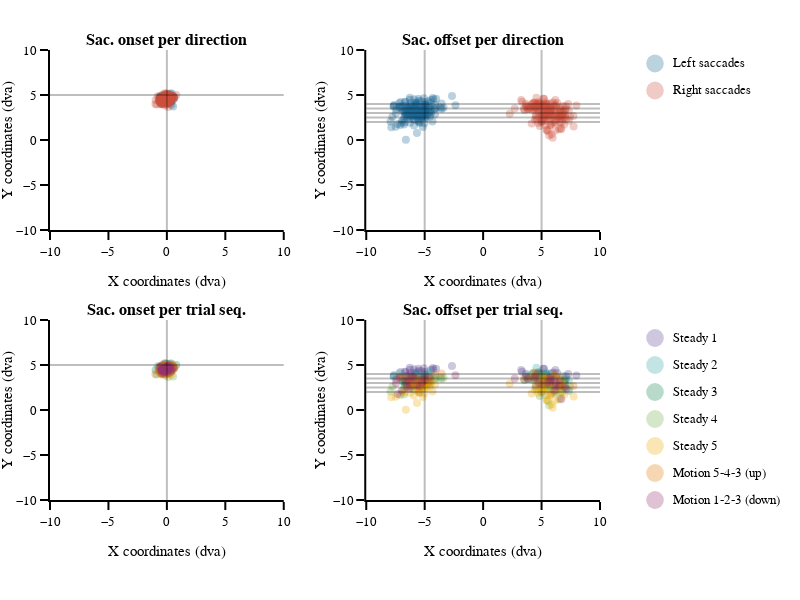

Notebook source saved alongside this figure:
### Markdown cell above
#### Saccade coordinates

### Code cell
# figure specific settings
subplot_titles = ('<b>Sac. onset per direction<b>', '<b>Sac. offset per direction<b>',
                  '<b>Sac. onset per trial seq.<b>', '<b>Sac. offset per trial seq.<b>',)

# subplot settings
rows, cols = 2, 2
leg_mergin = 200
fig_height, fig_width = 600,300*2+leg_mergin
column_widths,row_heights = [1,1],[1,1]
sb_specs = [[{},{}],[{},{}]]
fig = make_subplots(rows=rows, cols=cols, print_grid=False, vertical_spacing=0.2, horizontal_spacing=0.15, 
                    column_widths=column_widths, row_heights=row_heights, subplot_titles=subplot_titles)

x_legend = 1.13
y_legend_step = 0.06
y_legend_sd = 0.97
y_legend_ts = 0.36
rad_leg = 0.04

# Right / Left saccades
# ---------------------
for sd_num, sd in enumerate(sds):

    
    # plot
    df_cond = df_all.loc[(df_all.main_sac_trial == 1) & (df_all.saccade_direction == sd_num+1)]
    fig.append_trace(go.Scatter(x=df_cond['sac_x_onset_trial']-df_cond['jitter_x_trial'],
                                y=df_cond['sac_y_onset_trial']-df_cond['jitter_y_trial'],
                                name=sd, mode='markers',marker_color=sd_cols[sd_num],marker_size=8,marker_opacity=0.3,
                                marker_line_width=0,marker_symbol='circle'),row=1, col=1)
    
    fig.append_trace(go.Scatter(x=df_cond['sac_x_offset_trial']-df_cond['jitter_x_trial'],
                                y=df_cond['sac_y_offset_trial']-df_cond['jitter_y_trial'],
                                name=sd, mode='markers',marker_color=sd_cols[sd_num],marker_size=8,marker_opacity=0.3,
                                marker_line_width=0,marker_symbol='circle'),row=1, col=2)
    
    # legend
    fig.add_annotation(xref='paper', yref='paper', x=x_legend, y=y_legend_sd-y_legend_step*sd_num, 
                       text=sd, showarrow=False, font_size = template_specs['axes_font_size'],xanchor = 'left', yanchor='middle')
    fig.add_shape(type='circle',xref='paper', yref='paper', fillcolor=sd_cols[sd_num],line_width=0, opacity=0.3,
                  x0=x_legend-0.03-rad_leg/2.5, y0=y_legend_sd-y_legend_step*sd_num-rad_leg/2, 
                  x1=x_legend-0.03+rad_leg/2.5, y1=y_legend_sd-y_legend_step*sd_num+rad_leg/2)

# ref lines
fig.add_hline(y=5,opacity=0.25, row=1, col=1)
fig.add_vline(x=0,opacity=0.25, row=1, col=1)
fig.add_vline(x=-5, opacity=0.25, row=1, col=2)
fig.add_vline(x=5,  opacity=0.25, row=1, col=2)
fig.add_hline(y=4,  opacity=0.25, row=1, col=2)
fig.add_hline(y=3.5,opacity=0.25, row=1, col=2)
fig.add_hline(y=3,  opacity=0.25, row=1, col=2)
fig.add_hline(y=2.5,opacity=0.25, row=1, col=2)
fig.add_hline(y=2,  opacity=0.25, row=1, col=2)
    
    
# Trials sequence
# ---------------
for ts_num, ts in enumerate(tss):
    # plot
    df_cond = df_all.loc[(df_all.main_sac_trial == 1) & (df_all.trial_sequence == ts_num+1)]
    fig.append_trace(go.Scatter(x=df_cond['sac_x_onset_trial']-df_cond['jitter_x_trial'],
                                y=df_cond['sac_y_onset_trial']-df_cond['jitter_y_trial'],
                                name=ts, mode='markers',marker_color=ts_cols[ts_num],marker_size=8,marker_opacity=0.3,
                                marker_line_width=0,marker_symbol='circle'),row=2, col=1)

    fig.append_trace(go.Scatter(x=df_cond['sac_x_offset_trial']-df_cond['jitter_x_trial'],
                                y=df_cond['sac_y_offset_trial']-df_cond['jitter_y_trial'],
                                name=ts, mode='markers',marker_color=ts_cols[ts_num],marker_size=8,marker_opacity=0.3,
                                marker_line_width=0,marker_symbol='circle'),row=2, col=2)
    
    # legend
    fig.add_annotation(xref='paper', yref='paper', x=x_legend, y=y_legend_ts-(y_legend_step*ts_num), 
                       text=ts, showarrow=False, font_size = template_specs['axes_font_size'], xanchor = 'left', yanchor='middle')
    fig.add_shape(type='circle',xref='paper', yref='paper', fillcolor=ts_cols[ts_num],line_width=0, opacity=0.3,
                  x0=x_legend-0.03-rad_leg/2.5, y0=y_legend_ts-y_legend_step*ts_num-rad_leg/2, 
                  x1=x_legend-0.03+rad_leg/2.5, y1=y_legend_ts-y_legend_step*ts_num+rad_leg/2)


# ref lines
fig.add_hline(y=5,opacity=0.25, row=2, col=1)
fig.add_vline(x=0,opacity=0.25, row=2, col=1)
fig.add_vline(x=-5, opacity=0.25, row=2, col=2)
fig.add_vline(x=5,  opacity=0.25, row=2, col=2)
fig.add_hline(y=4,  opacity=0.25, row=2, col=2)
fig.add_hline(y=3.5,opacity=0.25, row=2, col=2)
fig.add_hline(y=3,  opacity=0.25, row=2, col=2)
fig.add_hline(y=2.5,opacity=0.25, row=2, col=2)
fig.add_hline(y=2,  opacity=0.25, row=2, col=2)    
    
# axes settings
for row in np.arange(rows):
    for col in np.arange(cols):
        fig.update_xaxes(visible=True, ticklen=8, linewidth=template_specs['axes_width'], range=[-10,10], title='X coordinates (dva)', row=row+1, col=col+1)
        fig.update_yaxes(visible=True, ticklen=8, linewidth=template_specs['axes_width'], range=[-10,10], title='Y coordinates (dva)',row=row+1, col=col+1)
    
fig.layout.update(template=fig_template, width=fig_width, height=fig_height, margin_l=50, margin_r=leg_mergin, margin_t=50, margin_b=100, barmode='stack', showlegend=False)    
fig.show()
if not os.path.exists(fig_dir):os.mkdir(fig_dir)
fig.write_image('{}/{}_saccade_landing.pdf'.format(fig_dir, subject))

### Figure 1 — Plotly figure (JSON) as saved in the notebook; plotly's stock layout.template omitted (floating-point values rounded to 4 significant figures; data arrays with more than 128 entries replaced by an {"elided": "..."} marker saying what was removed)
{"data": [{"marker": {"color": "rgb(29, 105, 150)", "line": {"width": 0}, "opacity": 0.3, "size": 8, "symbol": "circle"}, "mode": "markers", "name": "Left saccades", "type": "scatter", "x": {"elided": "185 float values"}, "xaxis": "x", "y": {"elided": "185 float values"}, "yaxis": "y"}, {"marker": {"color": "rgb(29, 105, 150)", "line": {"width": 0}, "opacity": 0.3, "size": 8, "symbol": "circle"}, "mode": "markers", "name": "Left saccades", "type": "scatter", "x": {"elided": "185 float values"}, "xaxis": "x2", "y": {"elided": "185 float values"}, "yaxis": "y2"}, {"marker": {"color": "rgb(204, 80, 62)", "line": {"width": 0}, "opacity": 0.3, "size": 8, "symbol": "circle"}, "mode": "markers", "name": "Right saccades", "type": "scatter", "x": {"elided": "169 float values"}, "xaxis": "x", "y": {"elided": "169 float values"}, "yaxis": "y"}, {"marker": {"color": "rgb(204, 80, 62)", "line": {"width": 0}, "opacity": 0.3, "size": 8, "symbol": "circle"}, "mode": "markers", "name": "Right saccades", "type": "scatter", "x": {"elided": "169 float values"}, "xaxis": "x2", "y": {"elided": "169 float values"}, "yaxis": "y2"}, {"marker": {"color": "rgb(95, 70, 144)", "line": {"width": 0}, "opacity": 0.3, "size": 8, "symbol": "circle"}, "mode": "markers", "name": "Steady 1", "type": "scatter", "x": [0.1996, 0.1688, -0.05038, 0.025, 0.09192, -0.1015, -0.2327, -0.1688, 0.1054, 0.07808, -0.04116, 0.3608, -0.3296, 0.2935, 0.2008, 0.1035, 0.3027, 0.05961, -0.5073, -0.555, -0.4454, -0.1404, -0.05692, -0.3038, -0.5635, -0.4611, -0.5277, -0.4196, -0.2604, -0.6415, -0.3573, -0.5688, -0.2869, -0.4346, -0.6892, 0.08346, -0.32, 0.2881, 0.3112, 0.5369, 0.1762, 0.3323, -0.3781, -0.06654, 0.2361, 0.1431, 0.5408, -0.0527, -0.1912], "xaxis": "x3", "y": [4.867, 4.802, 4.728, 4.742, 4.77, 4.786, 4.489, 5.207, 4.732, 4.501, 4.374, 4.363, 3.981, 4.672, 4.434, 4.339, 4.691, 4.408, 4.481, 4.699, 4.861, 4.376, 4.565, 4.805, 4.782, 4.765, 4.839, 4.177, 4.413, 4.367, 4.233, 4.234, 4.477, 4.666, 4.47, 4.833, 4.528, 5.16, 4.636, 4.827, 4.447, 4.404, 4.249, 4.892, 4.708, 4.136, 4.721, 4.831, 5.09], "yaxis": "y3"}, {"marker": {"color": "rgb(95, 70, 144)", "line": {"width": 0}, "opacity": 0.3, "size": 8, "symbol": "circle"}, "mode": "markers", "name": "Steady 1", "type": "scatter", "x": [-6.661, -5.785, 4.754, -5.541, -5.921, -6.27, 5.849, 5.726, -6.347, 5.686, -6.192, 6.335, -7.64, 7.082, 5.199, -6.197, -5.7, 7.083, 5.419, 3.256, -7.064, 4.342, 4.862, -4.447, -4.316, -5.068, -4.252, 7.279, 3.655, -5.806, 5.399, 3.336, -5.472, -6.271, -5.657, -2.665, 7.977, -4.022, -5.082, -4.984, 6.615, 5.729, 4.762, -6.678, 6.18, 5.193, 6.003, -5.273, 5.181], "xaxis": "x4", "y": [4.182, 3.919, 3.966, 4.59, 4.52, 4.689, 4.091, 3.043, 3.822, 3.196, 4.118, 4.1, 3.773, 3.412, 3.974, 3.484, 3.943, 3.74, 3.903, 4.443, 4.21, 4.148, 4.032, 4.445, 4.667, 4.63, 4.542, 4.014, 4.022, 4.097, 3.998, 4.258, 4.373, 4.465, 4.2, 4.878, 3.829, 4.593, 3.663, 4.232, 3.118, 3.511, 4.142, 4.262, 4.435, 4.586, 4.157, 4.319, 4.588], "yaxis": "y4"}, {"marker": {"color": "rgb(56, 166, 165)", "line": {"width": 0}, "opacity": 0.3, "size": 8, "symbol": "circle"}, "mode": "markers", "name": "Steady 2", "type": "scatter", "x": [-0.02577, 0.085, -0.03423, 0.07192, 0.1562, 0.2969, 0.2712, 0.2169, 0.1619, -0.09769, -0.2412, -0.00654, 0.09462, -0.01769, 0.1427, -0.2142, -0.4438, -0.41, -0.4873, -0.3385, -0.1788, -0.045, -0.3546, -0.2527, -0.7835, -0.2523, -0.2154, -0.4065, -0.8804, -0.6585, 0.2177, 0.1823, -0.04884, -0.4754, -0.1046, 0.175, 0.2542, 0.1238, 0.03846, 0.2927, -0.1081, -0.3227, 0.05154, 0.4546, 0.1619, 0.2119, 0.06423], "xaxis": "x3", "y": [5.153, 4.385, 4.757, 5.007, 4.975, 4.912, 4.671, 4.569, 4.92, 4.506, 4.626, 4.508, 4.6, 4.414, 4.413, 4.875, 4.636, 4.473, 4.453, 4.311, 4.272, 4.397, 4.198, 4.806, 4.862, 4.429, 4.597, 4.449, 3.945, 4.277, 4.232, 4.762, 4.266, 4.088, 4.425, 4.733, 4.935, 4.18, 4.907, 4.767, 4.834, 4.632, 4.672, 4.625, 4.487, 4.281, 5.07], "yaxis": "y3"}, {"marker": {"color": "rgb(56, 166, 165)", "line": {"width": 0}, "opacity": 0.3, "size": 8, "symbol": "circle"}, "mode": "markers", "name": "Steady 2", "type": "scatter", "x": [4.215, -6.499, -4.015, 6.58, 4.871, -6.425, -4.495, 4.7, -7.627, -5.778, -5.26, -5.642, -7.67, 3.866, 6.135, 5.76, -5.775, 5.163, 5.338, -4.915, -6.406, -4.974, -5.322, -7.162, 3.696, 4.667, -4.681, -4.972, 3.865, 4.382, 7.331, 5.596, -6.248, -6.623, -5.792, -4.972, 6.824, -3.632, -4.676, 4.557, -5.705, 5.313, -7.048, 5.346, 4.354, -6.154, -6.918], "xaxis": "x4", "y": [4.056, 2.755, 3.587, 2.622, 3.638, 3.583, 4.12, 3.946, 3.902, 3.817, 3.594, 3.798, 3.732, 3.431, 2.714, 3.528, 3.435, 3.85, 3.702, 3.843, 3.293, 3.653, 3.655, 4.097, 3.838, 3.899, 3.787, 3.937, 3.755, 3.339, 3.311, 3.997, 3.362, 3.534, 3.435, 3.885, 3.786, 3.592, 4.311, 4.698, 4.121, 3.978, 3.755, 4.189, 3.763, 3.191, 3.748], "yaxis": "y4"}, {"marker": {"color": "rgb(15, 133, 84)", "line": {"width": 0}, "opacity": 0.3, "size": 8, "symbol": "circle"}, "mode": "markers", "name": "Steady 3", "type": "scatter", "x": [0.02039, 0.5223, 0.04924, -0.00654, 0.1688, -0.0003828, 0.095, 0.025, 0.2288, 0.05616, 0.05692, 0.2846, 0.03193, -0.05885, 0.1081, -0.2492, 0.04423, -0.04654, -0.005384, -0.2704, -0.2715, -0.2673, -0.4715, -0.1596, -0.4527, -0.1723, -0.3692, -0.4092, -0.1362, -0.5904, -0.4215, -0.2565, -0.3308, -0.9638, -0.3958, 0.8065, -0.008462, 0.16, -0.2865, -0.3573, -0.14, 0.05808, -0.1323, 0.2604, 0.3142, 0.02461, -0.06231, 0.2727, -0.3204, -0.007697, 0.2123], "xaxis": "x3", "y": [4.562, 4.884, 4.723, 4.884, 4.889, 4.914, 4.44, 4.887, 4.754, 4.722, 4.603, 4.473, 4.888, 4.618, 4.965, 4.648, 4.976, 4.348, 4.403, 4.953, 4.934, 4.628, 4.655, 4.247, 4.493, 4.464, 4.463, 4.57, 4.435, 4.66, 4.77, 4.16, 4.162, 4.453, 4.722, 5.009, 5.086, 4.207, 4.291, 4.39, 4.083, 4.252, 4.704, 4.221, 4.289, 4.314, 4.38, 4.399, 4.493, 4.084, 4.822], "yaxis": "y3"}, {"marker": {"color": "rgb(15, 133, 84)", "line": {"width": 0}, "opacity": 0.3, "size": 8, "symbol": "circle"}, "mode": "markers", "name": "Steady 3", "type": "scatter", "x": [5.053, 5.528, 5.387, -6.667, 5.333, 4.493, 5.014, 5.508, 5.591, 5.363, -6.035, -4.915, 5.719, -5.549, -4.485, -6.338, -6.806, -5.412, -5.052, 6.58, -4.941, -5.754, -5.962, 6.407, -5.216, -5.867, -6.108, -5.252, 5.43, 3.536, 6.744, -5.487, -5.932, 4.713, 4.585, 6.895, 7.337, -6.704, -6.14, -6.564, 6.994, -5.633, -5.048, 7.038, -6.848, 5.47, -5.808, -4.972, 6.25, 4.783, 4.74], "xaxis": "x4", "y": [2.007, 3.42, 2.746, 2.928, 3.2, 2.581, 2.847, 3.385, 3.459, 3.019, 3.312, 2.891, 2.687, 2.825, 3.418, 3.478, 3.242, 3.282, 3.264, 2.655, 3.314, 2.98, 3.215, 2.568, 2.582, 2.723, 3.628, 3.092, 3.376, 3.327, 1.969, 3.333, 3.178, 4.183, 3.528, 3.109, 2.147, 3.138, 3.038, 2.87, 3.28, 3.043, 3.51, 2.808, 3.122, 2.85, 2.646, 3.419, 3.579, 3.821, 3.534], "yaxis": "y4"}, {"marker": {"color": "rgb(115, 175, 72)", "line": {"width": 0}, "opacity": 0.3, "size": 8, "symbol": "circle"}, "mode": "markers", "name": "Steady 4", "type": "scatter", "x": [0.1515, 0.11, -0.03884, 0.3781, 0.006157, -0.01385, 0.05962, 0.08423, -0.02153, 0.06153, 0.02769, 0.16, -0.1631, 0.3015, 0.1127, 0.1273, 0.5354, -0.06, 0.2581, -0.1565, -0.4788, -0.4954, -0.6381, -0.2731, -0.3123, -0.3535, -0.5581, -0.3777, -0.4319, -0.2811, -0.3769, -0.4035, -0.4492, -0.4031, -0.5685, -0.2519, 0.3954, 0.1188, -0.1442, 0.07538, -0.3704, -0.2865, 0.2588, 0.42, 0.07538, -0.1735, 0.1254, 0.2569, 0.4927, -0.1073, -0.07769, -0.15, 0.3089, -0.02077, -0.2685, 0.09616], "xaxis": "x3", "y": [4.726, 4.759, 4.53, 4.705, 4.795, 4.959, 4.885, 4.57, 5.092, 4.729, 4.123, 4.222, 4.907, 4.047, 4.108, 4.139, 3.73, 4.665, 4.578, 4.722, 4.463, 4.485, 4.35, 4.241, 4.76, 4.217, 4.805, 4.637, 4.681, 4.384, 4.725, 4.327, 4.532, 4.568, 4.137, 4.648, 4.686, 3.658, 4.961, 4.349, 4.009, 4.208, 4.626, 5.157, 4.615, 4.219, 4.579, 4.483, 4.682, 4.567, 4.487, 4.689, 4.68, 4.592, 4.724, 4.422], "yaxis": "y3"}, {"marker": {"color": "rgb(115, 175, 72)", "line": {"width": 0}, "opacity": 0.3, "size": 8, "symbol": "circle"}, "mode": "markers", "name": "Steady 4", "type": "scatter", "x": [5.562, 6.805, 5.687, -7.085, -6.415, -6.217, -4.967, 5.391, 5.247, 6.067, -7.923, -5.977, 6.48, 6.207, 5.527, -6.761, -6.793, 5.648, -5.661, 5.333, -5.394, -6.681, -6.014, 5.549, -7.765, -5.072, -4.158, -5.625, -5.067, 4.842, 4.165, 5.277, 4.02, 6.78, -4.961, 6.744, 7.429, 6.793, -5.153, -4.501, 6.155, -5.922, 5.126, -5.828, -5.096, -5.463, -4.115, -3.544, 5.003, 5.774, 4.246, 4.45, 4.733, 4.697, -5.308, -3.39], "xaxis": "x4", "y": [2.607, 2.322, 2.291, 1.669, 2.919, 2.744, 3.147, 2.918, 2.718, 1.946, 2.064, 2.723, 1.206, 1.915, 2.436, 1.709, 2.335, 0.5008, 2.806, 1.648, 1.922, 2.633, 2.367, 0.9769, 2.572, 3.154, 3.534, 3.027, 3.113, 1.56, 3.361, 2.787, 3.549, 3.034, 3.255, 3.416, 2.609, 2.523, 3.057, 2.85, 3.884, 2.256, 3.799, 3.298, 3.072, 2.959, 3.44, 3.483, 2.328, 2.815, 4.012, 3.682, 3.888, 3.733, 2.827, 3.574], "yaxis": "y4"}, {"marker": {"color": "rgb(237, 173, 8)", "line": {"width": 0}, "opacity": 0.3, "size": 8, "symbol": "circle"}, "mode": "markers", "name": "Steady 5", "type": "scatter", "x": [0.06769, -0.006923, -0.02539, -0.3539, 0.1246, -0.1558, -0.003079, 0.04, 0.2215, -0.02654, -0.02577, -0.01462, 0.185, -0.06039, -0.4731, 0.02846, -0.02769, -0.05885, 0.03038, -0.2281, -0.1585, -0.4781, -0.3938, -0.2969, -0.4231, -0.1038, -0.2654, -0.4819, -0.6835, -0.6412, -0.1823, -0.51, -0.3996, -0.2765, -0.5046, -0.1169, -0.2104, 0.6115, 0.1431, 0.2838, -0.5512, -0.3008, -0.1827, 0.08577, -0.3627, -0.04192, 0.02153, 0.3188, 0.435, 0.1127, 0.3165, 0.08731, 0.2692, 0.3958, -0.1169, 0.1758], "xaxis": "x3", "y": [4.619, 4.559, 4.417, 4.767, 4.783, 4.428, 4.691, 4.774, 4.465, 4.798, 4.949, 4.927, 4.557, 4.239, 4.366, 4.219, 5.063, 4.674, 4.348, 4.812, 4.828, 4.579, 4.31, 4.134, 4.603, 4.622, 4.625, 3.959, 4.582, 4.424, 4.745, 4.193, 4.297, 4.87, 4.69, 4.829, 4.238, 4.591, 4.314, 4.28, 3.97, 4.283, 4.317, 4.557, 4.372, 4.534, 4.882, 4.977, 4.742, 4.648, 4.635, 4.906, 4.905, 3.904, 4.388, 4.513], "yaxis": "y3"}, {"marker": {"color": "rgb(237, 173, 8)", "line": {"width": 0}, "opacity": 0.3, "size": 8, "symbol": "circle"}, "mode": "markers", "name": "Steady 5", "type": "scatter", "x": [-5.024, 6.598, 6.939, 5.302, -5.158, 5.86, 5.016, -6.25, -5.14, -5.717, -5.91, 6.632, 5.751, 5.952, -6.932, 5.193, -6.612, 5.424, -6.709, -5.663, -5.036, 4.617, 5.747, 4.954, 4.707, -7.861, -5.517, 2.28, 5.471, 4.433, -4.897, -5.328, -5.568, -5.635, -4.956, 4.155, 5.165, 6.174, -4.336, -4.566, 6.628, -7.48, 7.744, -5.266, 6.612, 6.822, 5.82, 5.279, -4.768, -5.128, 4.328, 4.393, -5.068, -5.305, -4.118, -4.459], "xaxis": "x4", "y": [1.867, 1.98, 1.735, 2.143, 1.45, 0.6131, 2.126, 1.929, 2.706, 2.853, 1.608, 1.3, 1.684, 0.2373, 1.929, 2.402, 0.01615, 1.119, 1.973, 0.7727, 2.82, 2.301, 1.669, 2.026, 1.886, 1.423, 2.178, 2.903, 1.117, 2.243, 2.557, 2.653, 2.12, 2.616, 2.415, 1.828, 2.261, 1.057, 2.067, 2.584, 2.384, 1.468, 1.502, 2.671, 3.105, 2.82, 2.746, 3.42, 2.752, 2.924, 3.717, 4.155, 2.607, 2.426, 2.852, 3.087], "yaxis": "y4"}, {"marker": {"color": "rgb(225, 124, 5)", "line": {"width": 0}, "opacity": 0.3, "size": 8, "symbol": "circle"}, "mode": "markers", "name": "Motion 5-4-3 (up)", "type": "scatter", "x": [0.6323, 0.07923, 0.1781, 0.07962, 0.008845, -0.1096, 0.03, 0.1077, 0.1185, -0.02154, 0.3296, -0.1488, 0.0007738, -0.1765, 0.05807, -0.2885, 0.6523, -0.06423, -0.3777, -0.5804, -0.4012, -0.2935, -0.1669, -0.4646, -0.3185, -0.07731, -0.5319, -0.02, -0.4673, -0.1481, -0.2727, -0.2212, -0.5646, -0.4115, -0.4188, 0.5408, 0.03385, 0.01461, -0.065, 0.07538, -0.1462, 0.3642, 0.4662, -0.4319, -0.9858, 0.3023, 0.0373, 0.06731, 0.07539, 0.1365, -0.06847, 0.2777, 0.2269], "xaxis": "x3", "y": [4.715, 4.804, 5.042, 4.711, 4.514, 4.615, 4.791, 4.627, 4.288, 4.63, 4.805, 4.757, 4.935, 4.924, 4.014, 4.26, 4.74, 4.604, 5.045, 4.295, 4.141, 4.128, 4.122, 4.745, 4.437, 4.271, 4.747, 4.473, 4.297, 4.613, 4.892, 4.799, 4.362, 4.328, 4.482, 4.886, 4.224, 4.386, 4.197, 4.451, 3.836, 4.738, 4.376, 4.125, 4.012, 4.275, 3.975, 4.792, 4.478, 4.475, 4.673, 4.353, 4.505], "yaxis": "y3"}, {"marker": {"color": "rgb(225, 124, 5)", "line": {"width": 0}, "opacity": 0.3, "size": 8, "symbol": "circle"}, "mode": "markers", "name": "Motion 5-4-3 (up)", "type": "scatter", "x": [6.732, 5.053, 6.26, -5.362, -6.257, -5.686, -4.584, -5.476, 5.027, 5.849, -7.002, -6.227, 5.373, 6.2, -5.055, 6.552, -6.451, 5.692, 5.175, -5.835, -5.275, 6.114, -5.529, -6.211, 3.922, -5.197, -3.557, 4.539, -5.608, 3.49, -4.108, 4.455, -5.923, -5.251, 5.078, 6.73, 5.513, 7.727, -6.396, 5.995, 6.268, -7.14, -6.149, 4.778, 5.636, -5.253, 5.87, -6.468, -5.809, -4.675, -4.707, -4.703, -6.281], "xaxis": "x4", "y": [2.766, 2.928, 2.248, 3.056, 3.423, 3.272, 3.071, 1.937, 3.09, 3.508, 3.521, 3.061, 3.679, 3.809, 3.253, 3.599, 3.553, 3.22, 2.909, 2.785, 3.057, 2.775, 2.508, 2.994, 3.64, 3.063, 4.047, 2.732, 2.996, 3.471, 3.909, 3.567, 3.441, 3.425, 3.721, 2.667, 3.383, 2.666, 2.719, 3.787, 2.915, 3.693, 2.655, 3.125, 2.849, 3.088, 1.846, 3.463, 3.613, 3.579, 3.451, 3.017, 2.965], "yaxis": "y4"}, {"marker": {"color": "rgb(148, 52, 110)", "line": {"width": 0}, "opacity": 0.3, "size": 8, "symbol": "circle"}, "mode": "markers", "name": "Motion 1-2-3 (down)", "type": "scatter", "x": [0.385, -0.01116, 0.34, 0.1812, 0.006923, 0.1204, -0.02307, 0.1046, 0.02693, -0.09577, 0.2519, 0.1458, -0.03615, -0.02923, -0.3469, -0.4438, -0.4381, -0.5719, -0.2658, -0.4219, -0.395, -0.63, -0.4327, -0.3665, -0.3273, -0.3427, -0.5023, -0.4527, -0.2654, 0.06077, -0.1042, -0.1262, -0.015, 0.4135, 0.11, -0.2404, 0.007689, 0.08616, 0.5788, 0.3285, 0.005766, 0.2685], "xaxis": "x3", "y": [4.691, 4.881, 4.282, 4.804, 4.476, 4.905, 4.36, 4.482, 4.823, 4.598, 4.59, 4.798, 4.914, 4.497, 4.63, 4.463, 4.427, 4.408, 4.169, 4.068, 4.5, 4.835, 4.371, 4.452, 4.485, 4.28, 4.527, 4.851, 4.456, 4.167, 4.817, 4.263, 4.753, 4.489, 4.363, 4.191, 4.696, 4.52, 4.584, 5.039, 4.596, 4.619], "yaxis": "y3"}, {"marker": {"color": "rgb(148, 52, 110)", "line": {"width": 0}, "opacity": 0.3, "size": 8, "symbol": "circle"}, "mode": "markers", "name": "Motion 1-2-3 (down)", "type": "scatter", "x": [-5.029, -7.305, -2.37, -6.32, -5.403, -5.653, 5.647, -6.503, 6.067, 5.477, -5.865, 6.197, 4.786, 6.492, -6.948, -7.156, -6.309, -6.595, 6.18, 7.003, -4.999, -6.12, 2.703, -4.579, 3.823, 6.103, -5.975, 4.383, 3.695, 7.129, 6.691, -5.235, -6.578, 6.585, -7.46, 5.755, -7.421, 4.517, -6.514, 5.801, -5.214, 4.433], "xaxis": "x4", "y": [3.94, 1.769, 3.873, 3.128, 2.638, 2.756, 3.118, 3.104, 3.369, 2.992, 3.478, 3.03, 2.931, 2.722, 2.152, 3.577, 2.357, 3.176, 2.643, 2.541, 3.347, 3.772, 3.502, 3.594, 3.443, 2.172, 3.654, 3.501, 3.646, 2.363, 1.207, 3.062, 3.805, 3.298, 2.978, 3.585, 3.429, 3.997, 2.566, 3.322, 3.416, 3.681], "yaxis": "y4"}], "layout": {"annotations": [{"font": {"size": 16}, "showarrow": false, "text": "<b>Sac. onset per direction<b>", "x": 0.2125, "xanchor": "center", "xref": "paper", "y": 1, "yanchor": "bottom", "yref": "paper"}, {"font": {"size": 16}, "showarrow": false, "text": "<b>Sac. offset per direction<b>", "x": 0.7875, "xanchor": "center", "xref": "paper", "y": 1, "yanchor": "bottom", "yref": "paper"}, {"font": {"size": 16}, "showarrow": false, "text": "<b>Sac. onset per trial seq.<b>", "x": 0.2125, "xanchor": "center", "xref": "paper", "y": 0.4, "yanchor": "bottom", "yref": "paper"}, {"font": {"size": 16}, "showarrow": false, "text": "<b>Sac. offset per trial seq.<b>", "x": 0.7875, "xanchor": "center", "xref": "paper", "y": 0.4, "yanchor": "bottom", "yref": "paper"}, {"font": {"size": 13}, "showarrow": false, "text": "Left saccades", "x": 1.13, "xanchor": "left", "xref": "paper", "y": 0.97, "yanchor": "middle", "yref": "paper"}, {"font": {"size": 13}, "showarrow": false, "text": "Right saccades", "x": 1.13, "xanchor": "left", "xref": "paper", "y": 0.91, "yanchor": "middle", "yref": "paper"}, {"font": {"size": 13}, "showarrow": false, "text": "Steady 1", "x": 1.13, "xanchor": "left", "xref": "paper", "y": 0.36, "yanchor": "middle", "yref": "paper"}, {"font": {"size": 13}, "showarrow": false, "text": "Steady 2", "x": 1.13, "xanchor": "left", "xref": "paper", "y": 0.3, "yanchor": "middle", "yref": "paper"}, {"font": {"size": 13}, "showarrow": false, "text": "Steady 3", "x": 1.13, "xanchor": "left", "xref": "paper", "y": 0.24, "yanchor": "middle", "yref": "paper"}, {"font": {"size": 13}, "showarrow": false, "text": "Steady 4", "x": 1.13, "xanchor": "left", "xref": "paper", "y": 0.18, "yanchor": "middle", "yref": "paper"}, {"font": {"size": 13}, "showarrow": false, "text": "Steady 5", "x": 1.13, "xanchor": "left", "xref": "paper", "y": 0.12, "yanchor": "middle", "yref": "paper"}, {"font": {"size": 13}, "showarrow": false, "text": "Motion 5-4-3 (up)", "x": 1.13, "xanchor": "left", "xref": "paper", "y": 0.06, "yanchor": "middle", "yref": "paper"}, {"font": {"size": 13}, "showarrow": false, "text": "Motion 1-2-3 (down)", "x": 1.13, "xanchor": "left", "xref": "paper", "y": 0, "yanchor": "middle", "yref": "paper"}], "barmode": "stack", "height": 600, "margin": {"b": 100, "l": 50, "r": 200, "t": 50}, "shapes": [{"fillcolor": "rgb(29, 105, 150)", "line": {"width": 0}, "opacity": 0.3, "type": "circle", "x0": 1.084, "x1": 1.116, "xref": "paper", "y0": 0.95, "y1": 0.99, "yref": "paper"}, {"fillcolor": "rgb(204, 80, 62)", "line": {"width": 0}, "opacity": 0.3, "type": "circle", "x0": 1.084, "x1": 1.116, "xref": "paper", "y0": 0.89, "y1": 0.93, "yref": "paper"}, {"opacity": 0.25, "type": "line", "x0": 0, "x1": 1, "xref": "x domain", "y0": 5, "y1": 5, "yref": "y"}, {"opacity": 0.25, "type": "line", "x0": 0, "x1": 0, "xref": "x", "y0": 0, "y1": 1, "yref": "y domain"}, {"opacity": 0.25, "type": "line", "x0": -5, "x1": -5, "xref": "x2", "y0": 0, "y1": 1, "yref": "y2 domain"}, {"opacity": 0.25, "type": "line", "x0": 5, "x1": 5, "xref": "x2", "y0": 0, "y1": 1, "yref": "y2 domain"}, {"opacity": 0.25, "type": "line", "x0": 0, "x1": 1, "xref": "x2 domain", "y0": 4, "y1": 4, "yref": "y2"}, {"opacity": 0.25, "type": "line", "x0": 0, "x1": 1, "xref": "x2 domain", "y0": 3.5, "y1": 3.5, "yref": "y2"}, {"opacity": 0.25, "type": "line", "x0": 0, "x1": 1, "xref": "x2 domain", "y0": 3, "y1": 3, "yref": "y2"}, {"opacity": 0.25, "type": "line", "x0": 0, "x1": 1, "xref": "x2 domain", "y0": 2.5, "y1": 2.5, "yref": "y2"}, {"opacity": 0.25, "type": "line", "x0": 0, "x1": 1, "xref": "x2 domain", "y0": 2, "y1": 2, "yref": "y2"}, {"fillcolor": "rgb(95, 70, 144)", "line": {"width": 0}, "opacity": 0.3, "type": "circle", "x0": 1.084, "x1": 1.116, "xref": "paper", "y0": 0.34, "y1": 0.38, "yref": "paper"}, {"fillcolor": "rgb(56, 166, 165)", "line": {"width": 0}, "opacity": 0.3, "type": "circle", "x0": 1.084, "x1": 1.116, "xref": "paper", "y0": 0.28, "y1": 0.32, "yref": "paper"}, {"fillcolor": "rgb(15, 133, 84)", "line": {"width": 0}, "opacity": 0.3, "type": "circle", "x0": 1.084, "x1": 1.116, "xref": "paper", "y0": 0.22, "y1": 0.26, "yref": "paper"}, {"fillcolor": "rgb(115, 175, 72)", "line": {"width": 0}, "opacity": 0.3, "type": "circle", "x0": 1.084, "x1": 1.116, "xref": "paper", "y0": 0.16, "y1": 0.2, "yref": "paper"}, {"fillcolor": "rgb(237, 173, 8)", "line": {"width": 0}, "opacity": 0.3, "type": "circle", "x0": 1.084, "x1": 1.116, "xref": "paper", "y0": 0.1, "y1": 0.14, "yref": "paper"}, {"fillcolor": "rgb(225, 124, 5)", "line": {"width": 0}, "opacity": 0.3, "type": "circle", "x0": 1.084, "x1": 1.116, "xref": "paper", "y0": 0.04, "y1": 0.08, "yref": "paper"}, {"fillcolor": "rgb(148, 52, 110)", "line": {"width": 0}, "opacity": 0.3, "type": "circle", "x0": 1.084, "x1": 1.116, "xref": "paper", "y0": -0.02, "y1": 0.02, "yref": "paper"}, {"opacity": 0.25, "type": "line", "x0": 0, "x1": 1, "xref": "x3 domain", "y0": 5, "y1": 5, "yref": "y3"}, {"opacity": 0.25, "type": "line", "x0": 0, "x1": 0, "xref": "x3", "y0": 0, "y1": 1, "yref": "y3 domain"}, {"opacity": 0.25, "type": "line", "x0": -5, "x1": -5, "xref": "x4", "y0": 0, "y1": 1, "yref": "y4 domain"}, {"opacity": 0.25, "type": "line", "x0": 5, "x1": 5, "xref": "x4", "y0": 0, "y1": 1, "yref": "y4 domain"}, {"opacity": 0.25, "type": "line", "x0": 0, "x1": 1, "xref": "x4 domain", "y0": 4, "y1": 4, "yref": "y4"}, {"opacity": 0.25, "type": "line", "x0": 0, "x1": 1, "xref": "x4 domain", "y0": 3.5, "y1": 3.5, "yref": "y4"}, {"opacity": 0.25, "type": "line", "x0": 0, "x1": 1, "xref": "x4 domain", "y0": 3, "y1": 3, "yref": "y4"}, {"opacity": 0.25, "type": "line", "x0": 0, "x1": 1, "xref": "x4 domain", "y0": 2.5, "y1": 2.5, "yref": "y4"}, {"opacity": 0.25, "type": "line", "x0": 0, "x1": 1, "xref": "x4 domain", "y0": 2, "y1": 2, "yref": "y4"}], "showlegend": false, "width": 800, "xaxis": {"anchor": "y", "domain": [0, 0.425], "linewidth": 2, "range": [-10, 10], "ticklen": 8, "title": {"text": "X coordinates (dva)"}, "type": "linear", "visible": true}, "xaxis2": {"anchor": "y2", "domain": [0.575, 1], "linewidth": 2, "range": [-10, 10], "ticklen": 8, "title": {"text": "X coordinates (dva)"}, "type": "linear", "visible": true}, "xaxis3": {"anchor": "y3", "domain": [0, 0.425], "linewidth": 2, "range": [-10, 10], "ticklen": 8, "title": {"text": "X coordinates (dva)"}, "type": "linear", "visible": true}, "xaxis4": {"anchor": "y4", "domain": [0.575, 1], "linewidth": 2, "range": [-10, 10], "ticklen": 8, "title": {"text": "X coordinates (dva)"}, "type": "linear", "visible": true}, "yaxis": {"anchor": "x", "domain": [0.6, 1], "linewidth": 2, "range": [-10, 10], "ticklen": 8, "title": {"text": "Y coordinates (dva)"}, "type": "linear", "visible": true}, "yaxis2": {"anchor": "x2", "domain": [0.6, 1], "linewidth": 2, "range": [-10, 10], "ticklen": 8, "title": {"text": "Y coordinates (dva)"}, "type": "linear", "visible": true}, "yaxis3": {"anchor": "x3", "domain": [0, 0.4], "linewidth": 2, "range": [-10, 10], "ticklen": 8, "title": {"text": "Y coordinates (dva)"}, "type": "linear", "visible": true}, "yaxis4": {"anchor": "x4", "domain": [0, 0.4], "linewidth": 2, "range": [-10, 10], "ticklen": 8, "title": {"text": "Y coordinates (dva)"}, "type": "linear", "visible": true}}}
